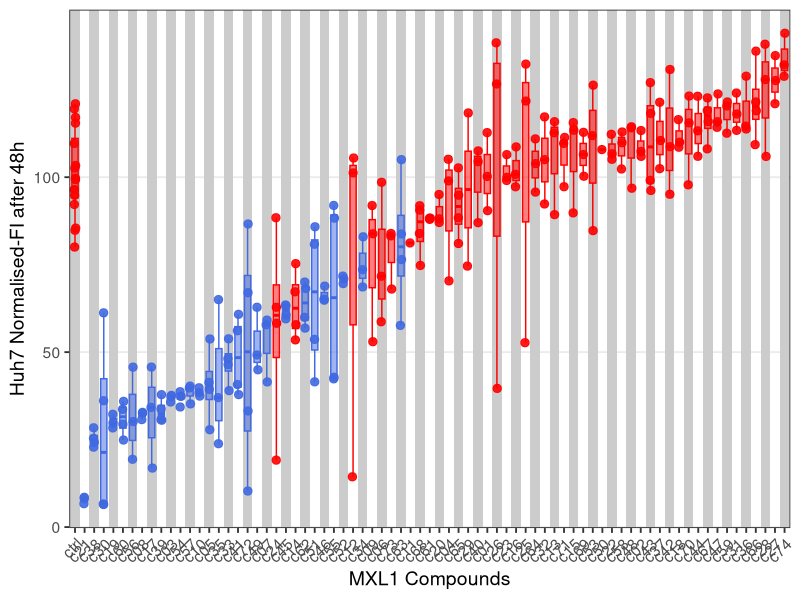

Write the R code that produced this figure.
library(dplyr)
library(tidyr)
library(ggplot2)
library(broom)
library(purrr)
library(tibble)
library(tidyverse)

Huh7 <- list(
  c01 = c(112.7475871,                 90.43930969,                 100.2236663         ),
  c02 = c(105.9570241,                 113.3338427,                 107.3532017         ),
  c03 = c(37.63740367,                 35.7438813,                 37.31788045         ),
  c04 = c(70.37047328,                 105.1207068,                 98.93862723         ),
  c05 = c(27.83220863,                 39.34615825,                 41.37582529,                 53.76221221         ),
  c06 = c(71.69580001,                 98.55103168,                 58.68981589         ),
  c07 = c(41.48557457,                 59.16215456,                 57.82154628         ),
  c08 = c(32.78342925,                 30.7134745,                 32.54587068         ),
  c09 = c(52.98702111,                 83.83073605,                 91.9007811         ),
  c10 = c(37.4262405,                 39.81432923,                 38.38758861         ),
  c11 = c(81.20786722),
  c12 = c(14.37472432,                 101.2364159,                 105.4791285         ),
  c13 = c(112.680904,                 89.30430766,                 115.8650223         ), 
  c14 = c(67.24609192,                 53.50103671,                 57.85072014,                 75.29946619         ),
  c15 = c(113.4116397,                 89.80026326,                 115.6024576         ),   
  c16 = c(100.822425,                 97.26599266,                 108.6618576         ), 
  c17 = c(16.86113472,                 45.7255419,                 34.1940762         ),
  c18 = c(109.9992851,                 108.5632134,                 116.4679624         ),
  c19 = c(32.22900897,                 28.33858887,                 29.73018054),
  c20 = c(88.1071335,                 87.05390829,                 95.05714898         ),
  c21 = c(6.691077769,                 8.217698314,                 8.505230383),
  c22 = c(112.2582387,                 105.1080628,                 106.7125235         ),
  c23 = c(106.456763,                 99.06671221,                 99.96743421         ),
  c24 = c(19.12961977,                 62.82178572,                 88.42167134,                 58.24192408         ),
  c25 = c(52.69938602, 132.3267063,                 121.7563285         ),
  c26 = c(39.63017975,                 138.4157142, 126.650728         ),
  c27 = c(127.6308787,                 121.0176411,                 134.7556375         ),
  c28 = c(127.9152336,                 105.9404761,                 138.0026847         ),
  c29 = c(74.59153766,                 118.3663095         ), 
  c30 = c(6.60211757,                 6.451202948,                 36.11942907,                 61.23321075         ),
  c31 = c(113.3877155,                 118.0533602,                 124.0645279         ),   
  c32 = c(92.34704009,                 105.0206912,                 117.2352441         ),
  c33 = c(39.00422675,                 53.81443726,                 48.10417703,                 46.44869882         ),
  c34 = c(73.570363,                 68.63086358,                 82.97281618         ),
  c35 = c(23.82521134,                 36.99237527,                 65.01947621         ),
  c36 = c(113.7825294,                 128.8683076,                 114.5988729         ),
  c37 = c(102.4428145,                 110.4943643,                 121.409332         ),
  c38 = c(24.22095143,                 25.38952428,                 22.838969,                 28.37933035         ),
  c39 = c(37.85430134,                 30.71026024,                 30.54450522,                 33.75808056         ),
  c40 = c(87.00273496,                 104.4484502,                 107.514918         ),
  c41 = c(37.86258909,                 60.80101111,                 56.12257583,                 40.73636665         ),
  c42 = c(95.12265871,                 108.7290734,                 130.7869219         ),
  c43 = c(96.20213824, 118.2330515,                 99.09663517,                 127.0325709         ),
  c44 = c(113.2604011,                 123.137328,                 105.9671805         ),
  c45 = c(63.26247306,                 60.59796121,                 59.51640975,                 63.47381071         ), 
  c46 = c(64.84128957,                 65.16865573,                 68.87120835         ),
  c47 = c(114.2445715,                 115.8627548,                 123.804492         ),   
  c48 = c(114.4123985,                 114.1057517,                 96.85065473),
  c49 = c(49.17942907,                 62.82612669,                 44.95851457         ),
  c50 = c(107.8964874),
  c51 = c(85.83135349,                 53.64742863,                 80.83117073,                 41.51248218         ),
  c52 = c(69.58368361,                 70.97116123,                 71.7372711         ),
  c53 = c(84.73628422,                 126.303593,                 111.8893234         ),
  c54 = c(34.31631273,                 37.41876531,                 37.3763661,                 38.70243795         ),
  c55 = c(42.82978179,                 88.29343178,                 42.36631456,                 91.92514346         ),
  c56 = c(19.37278409,                 30.15680398,                 45.71731423         ),
  c57 = c(35.20377207,                 40.29898754,                 39.7477978         ),
  c58 = c(109.8585475,                 112.925911,                 102.348039         ),
  c59 = c(121.505172,                 120.3574692,                 112.575021         ),
  c60 = c(33.64231149,                 35.93040681,                 29.41554881,                 24.87298512         ),
  c61 = c(88.23933623,                 87.94692788,                 88.32121057         ), 
  c62 = c(70.03253043,                 68.19181988,                 59.94444241,                 56.86830659         ),
  c63 = c(105.0235754,                 57.64172667,                 76.44943163,                 83.77279871         ),   
  c64 = c(110.9565408,                 103.8861069,                 95.74253445         ),
  c65 = c(81.05074775,                 102.6641299,                 88.41027262,                 94.85973658),
  c66 = c(109.3100587,                 136.0315247,                 118.9684471,                 121.5066815         ),
  c67 = c(108.1019133,                 119.0610339,                 122.6696626,                 115.8927573         ),
  c68 = c(91.84953509,                 83.91416522,                 74.77290819,                 90.60074182         ),
  c69 = c(112.8238422,                 106.4805144,                 100.277196         ),
  c70 = c(97.81799911,                 115.5404757,                 123.1958268         ),
  c71 = c(97.28957664,                 109.6600821,                 111.3627767         ),
  c72 = c(10.29633435,                 67.00238806,                 86.63531511,                 33.17657553         ),
  c73 = c(68.03439262,                 83.22540944,                 83.91190701         ),
  c74 = c(128.8391078,                 132.097713,                 141.1463832         ),
  ctrl = c(84.82542571,    115.4524206,   99.72215373, 109.6418558, 92.20724549, 94.80456556,   103.3463332,   80.03273662,  120.9908006,  96.38239682,  102.594066,  119.5358017,  117.0810337,  85.44975188, 99.30616324, 96.4337129)
  
)




# ---------------------------
# 1. Alle Datensätze bündeln
# ---------------------------
all_data <- list(
  Huh7 = Huh7
)

# ---------------------------
# 2. DataFrame erstellen
# ---------------------------
df <- imap_dfr(all_data, function(dataset, dataset_name) {
  imap_dfr(dataset, function(values, compound) {
    tibble(
      Dataset = dataset_name,
      Compound = compound,
      Wert = values
    )
  })
})

# ---------------------------
# 2a. Zu färbende Verbindungen
# ---------------------------
blue_compounds <- c(
  "c03", "c05", "c07", "c08", "c10",
  "c17", "c19", "c21", "c30",
  "c33", "c34", "c35", "c38", "c39", "c41", "c45", "c46",
  "c49", "c51", "c52", "c54", "c55", "c56", "c57", "c60", "c62", "c63",
  "c72"
)

df <- df %>%
  mutate(
    Highlight = if_else(
      Compound %in% blue_compounds,
      "Blue",
      "Red"
    )
  )

# ---------------------------
# 3. Reihenfolge nach Mittelwert
# ---------------------------
compound_order <- df %>%
  group_by(Compound) %>%
  summarise(mean_value = mean(Wert, na.rm = TRUE), .groups = "drop") %>%
  arrange(mean_value) %>%
  pull(Compound)

# Kontrolle immer links
compound_order <- c("ctrl", setdiff(compound_order, "ctrl"))

# Faktor-Reihenfolge setzen
df$Compound <- factor(df$Compound, levels = compound_order)

# ---------------------------
# 4. Hintergrundbereiche
# ---------------------------
bg <- data.frame(
  xmin = seq(0.5, length(compound_order) - 0.5, by = 2),
  xmax = seq(1.5, length(compound_order) + 0.5, by = 2),
  ymin = -Inf,
  ymax = Inf
)

# ---------------------------
# 5. Plot
# ---------------------------
ggplot(df, aes(x = Compound, y = Wert)) +
  
  # Hintergrund
  geom_rect(
    data = bg,
    inherit.aes = FALSE,
    aes(
      xmin = xmin,
      xmax = xmax,
      ymin = ymin,
      ymax = ymax
    ),
    fill = "grey80"
  ) +
  
  # Boxplots
  geom_boxplot(
    aes(fill = Highlight, colour = Highlight),
    position = position_dodge(width = 0.8),
    width = 0.65,
    alpha = 0.5,
    outlier.shape = NA
  ) +
  
  # Einzelwerte
  geom_jitter(
    aes(colour = Highlight),
    position = position_jitterdodge(
      jitter.width = 0.15,
      dodge.width = 0.8
    ),
    size = 2.5,
    alpha = 0.9
  ) +
  
  scale_fill_manual(
    values = c(
      Blue = "royalblue",
      Red = "red"
    ),
    guide = "none"
  ) +
  
  scale_colour_manual(
    values = c(
      Blue = "royalblue",
      Red = "red"
    ),
    guide = "none"
  ) +
  
  labs(
    x = "MXL1 Compounds",
    y = "Huh7 Normalised-FI after 48h"
  ) +
  
  theme_bw(base_size = 14) +
  
  theme(
    axis.text.x = element_text(
      angle = 45,
      hjust = 1
    ),
    panel.grid.major.x = element_blank(),
    panel.grid.minor.x = element_blank(),
    panel.grid.minor.y = element_blank(),
    legend.position = "none"
  )
